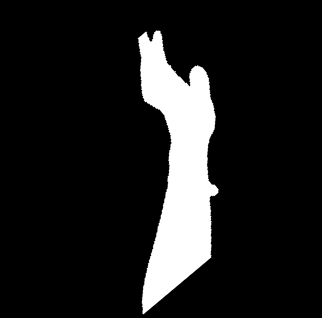
#> input picture vertical_image.png, 322 x 318 px
$ jupyter execute --allow-errors img_rotate_and_ratio.ipynb
#> lines starting #> are read from the running program, lines starting #| are printed output that depends on the picture
[cell 1]
# import the necessary packages
import numpy as np
import argparse
import imutils
import cv2
import matplotlib.pyplot as plt
import scipy.signal as sp
# construct the argument parse and parse the argument--------not required now

[cell 2]
# load the image from disk
image = cv2.imread("/home/pruthvirg/Desktop/220.png")
cv2.imshow("original image", image)

angle = -40
#> (the rest of this cell did not finish here and is left out)

[cell 3]
img_gray = cv2.imread('vertical_image.png', cv2.IMREAD_GRAYSCALE)
#> img_gray is the input picture: shape (318, 322); min 0, max 255, mean 30.5
cv2.imshow("see what weve got", img_gray)
cv2.waitKey(0)
cv2.destroyAllWindows()

[cell 4]
rows,cols = img_gray.shape[:2]
#> rows = 318; cols = 322

[cell 5]
l = list(img_gray)
#> l = 318 items

[cell 6]
ratio_list = []
for i in range(0,rows):
    white_count = 0
    for j in range(0,cols):
        if l[i][j]>0:
            white_count = white_count+1
    ratio_list.append(white_count/cols)

[cell 7]
l

[cell 8]
plt.plot(ratio_list)
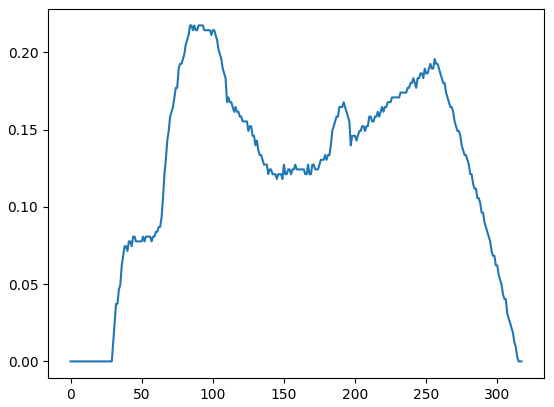
#> figure drawn by matplotlib, 1 panel; curve peaks at x = 84, y = 0.217

[cell 9]
z = sp.savgol_filter(ratio_list, 31, 1)

[cell 10]
plt.plot(z)
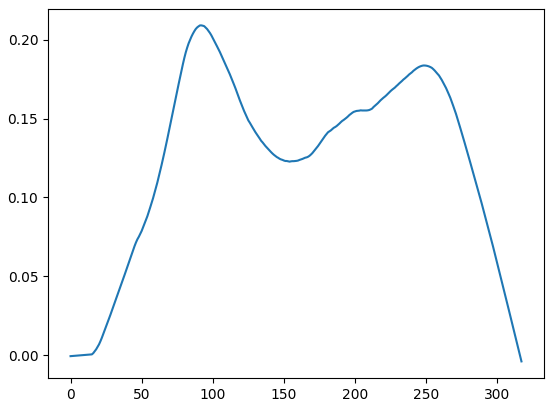
#> figure drawn by matplotlib, 1 panel; curve peaks at x = 91, y = 0.209

[cell 11]
k=sp.argrelextrema(z,np.less)
#> k = ([154],)

[cell 12]
print(k)
#| (array([154]),)

[cell 13]
final_local_minima = k[0].mean()
#> final_local_minima = 154

[cell 14]
final_local_minima = int(final_local_minima)

[cell 15]
final_local_minima
#> Out = 154

[cell 16]
palm_matrix = img_gray[0:final_local_minima]
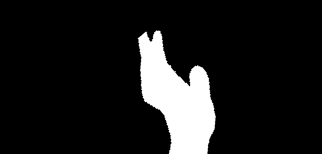
#> palm_matrix: shape (154, 322); min 0, max 255, mean 27.7
forearm_matrix = img_gray[final_local_minima:]
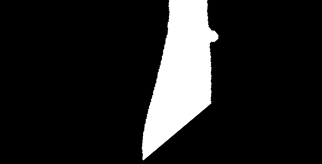
#> forearm_matrix: shape (164, 322); min 0, max 255, mean 33.2
